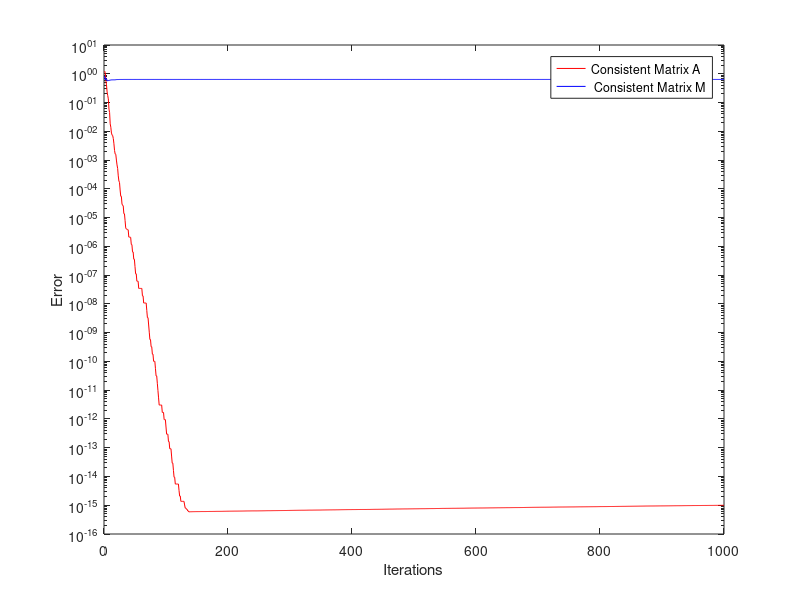

This chart was generated by the following MATLAB code:
%close all 
clc
clear

%parameters
m = 10;
n = 2; 
sigma = 0.1; 
p = 0.5; %Bernoulli probability  
numRuns = 10; %number of trials 
error_matrix = zeros(1000,numRuns); %preallocating error_matrix
error2_matrix = zeros(1000,numRuns); %preallocating error_matrix


for k = 1:numRuns
    %set up for matrix A 
    A = randn(m,n);
%     A(1000,:) = zeros(1,n); %uncomment to do inconsistent 
    b = randn(n,1); 
    y = A*b;  
    y = y + sigma*randn(m,1);
    b = A\y;
    
    %Bernoulli 
    B = (rand(m,n)<p); 
    
    %set up for matrix M
    M = A.*B; 
    
    %initialize x_0 and r_0
    x = zeros(n,1); %for Matrix A
    r = y - A*x; 
    x2 = zeros(n,1); %for Matrix M
    r2 = y - M*x;
    
    for t = 1:1000 %maximum number of iterations
        %Matrix A 
        j = datasample(1:n,1); %datasample(data,k) returns k observations sampled uniformly at random, with replacement, from the data 
        alpha_t =  (A(:,j)'*r)/ norm(A(:,j))^2; %' transposes vector/matrix
        e = zeros(n,1); 
        e(j) = 1; %jth euclidean basis vector 
        x = x + alpha_t * e; 
        r = r - alpha_t * A(:,j); 

        %Matrix M
        j2 = datasample(1:n,1);
        alpha_t2 = (M(:,j2)'*r2)/ norm(M(:,j2))^2;
        e2 = zeros(n,1);
        e2(j2) = 1; 
        x2 = x2 + alpha_t2 * e2; 
        r2 = r2-alpha_t2 * M(:,j2);
        
        error(t) = norm(b-x); %Matrix A
        error2(t) = norm(b - x2); %Matrix M
        
    end
    error_matrix(:,k) = error; 
    error2_matrix(:,k) = error2;
end 

%take a column-wise average to get the average error at each iteration
avgErr2 = mean(error2_matrix,2);
avgErr = mean(error_matrix,2);

%output
semilogy(avgErr, 'r') % Matrix A
xlabel('Iterations') 
ylabel('Error') 
hold on 
semilogy(avgErr2, 'b') % Matrix M
legend('Consistent Matrix A', ' Consistent Matrix M ', 'Inconsistent Matrix A','Inconsistent Matrix M' )
% MSE = (sum((x - x2).^2))/n 
% saveas(gcf, '5000 trials, 0.9p 0.9sigma.jpg')
% % plot (error , 'b')

%color code 
%Consistent Matrix A = red
%Consistent Matrix M = blue
%Inconsistent Matrix A = green
%Inconsistent Matrix M = black 
